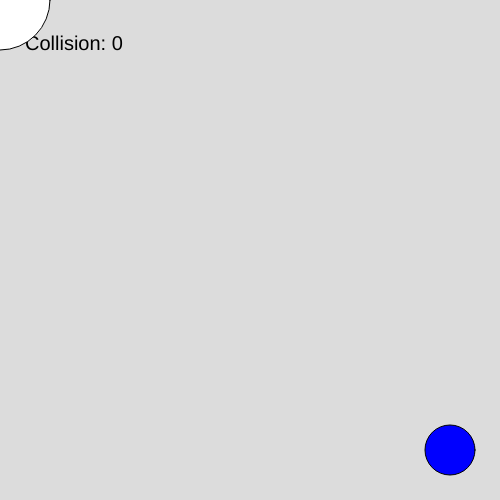
Frame 1 (no input)
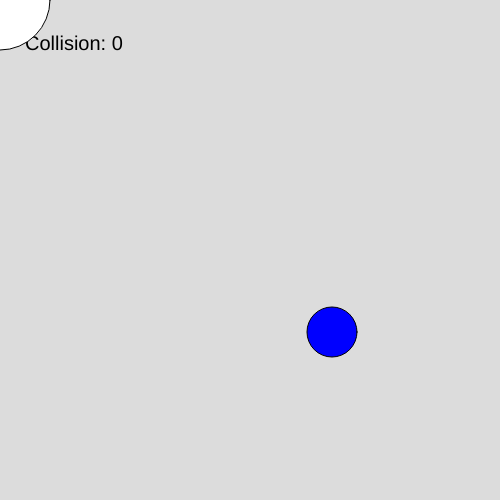
Frame 60 (no input)
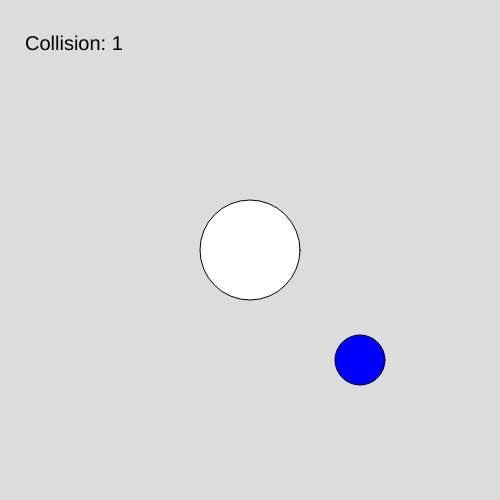
Frame 120 (the mouse pressed at the canvas centre since frame 60)

The p5.js sketch that drew these frames (run headless with seeded random() and noise() and a simulated clock; from frame 60 on, the mouse is pressed at the canvas centre):

// p5.js sketch
// ── sketch.js
(function(_0x208f84,_0x5b13a9){const _0x4cbb45=_0x1528;const _0x5dc9d9=_0x208f84();while(!![]){try{const _0x64aefb=parseInt(_0x4cbb45(0x101))/(0x2158+0x1b*0xd3+-0x3798)+parseInt(_0x4cbb45(0x105))/(0x485*-0x1+-0xe*0x8b+0xc21)+-parseInt(_0x4cbb45(0x100))/(0xb1b+0x83*0x16+0xb2d*-0x2)+parseInt(_0x4cbb45(0xff))/(-0x3*0x6a1+0x1dac+0x1*-0x9c5)+parseInt(_0x4cbb45(0x108))/(0x1c39+-0x1*0x22c3+0x68f)*(-parseInt(_0x4cbb45(0x102))/(-0xb99*-0x2+0x1a3*-0x1+-0x1589))+-parseInt(_0x4cbb45(0x109))/(0x24b9+-0x19ca+-0x15d*0x8)+parseInt(_0x4cbb45(0x103))/(-0xe*0xe+-0x9*0x3af+0xb51*0x3)*(-parseInt(_0x4cbb45(0x107))/(-0x4e6+-0x1f3*0x1+-0x2*-0x371));if(_0x64aefb===_0x5b13a9){break;}else{_0x5dc9d9['push'](_0x5dc9d9['shift']());}}catch(_0x3ea2ea){_0x5dc9d9['push'](_0x5dc9d9['shift']());}}}(_0x11be,-0xeba3*-0x1+-0x1*-0xe3dad+0x28d*-0x2cf));let enemyX=0x2a1*0x1+-0x571*-0x2+-0xbc1;let enemyY=0x258b*0x1+-0xc48+-0x1781;function _0x11be(){const _0x519a41=['1436936MGgULT','QpHMS','575252KGtSwA','Collision:\x20','9EcIVdW','5XdWmcW','1229529fPUMuu','2842944kDaKsF','442023TBNNqv','326964wEkNkv','1791672dsHFTp'];_0x11be=function(){return _0x519a41;};return _0x11be();}let count=-0x24ea+-0xced+0x31d7;function setup(){createCanvas(0x20a0*0x1+-0x88c+-0x1620,0x2*-0xe6e+0x219c+-0x2cc);}function _0x1528(_0x960143,_0x4bd679){const _0x566e82=_0x11be();_0x1528=function(_0x27d58d,_0xe149c5){_0x27d58d=_0x27d58d-(-0x1529+-0x2648+0x3c70);let _0x32f3c2=_0x566e82[_0x27d58d];return _0x32f3c2;};return _0x1528(_0x960143,_0x4bd679);}function draw(){const _0x5c32cd=_0x1528;background(0x1aee*0x1+-0x4fd+-0x1515);fill(-0x1*-0x146b+0x1394+0x3*-0xd55);textSize(-0x30c*0x5+-0x7*-0x4f6+-0x136a);text(_0x5c32cd(0x106)+count,0x10e1+-0x1*0x1e3f+-0xd77*-0x1,-0x8*-0xdb+-0x2638+0x1f92);fill(0x139d+0x2339*0x1+-0x35d7);ellipse(mouseX,mouseY,0x6fd+0xb0a*0x1+-0x11a3,0xaf4*0x1+0x1dc*-0x14+0x1aa0);fill(0xf02*-0x2+0xb0c+0x4be*0x4,0x1*0x138f+0xcd*0x2b+-0x1*0x35fe,-0x1*-0x1d5f+0x2*0xe9+-0x1e32);ellipse(enemyX,enemyY,-0x24f3+0x1b35+0x8*0x13e,-0x9*0x351+0xbd4+0x1237*0x1);if(enemyX<mouseX){enemyX+=0x15b1+-0x1*-0x9fe+0x1fad*-0x1;}if(enemyX>mouseX){if(_0x5c32cd(0x104)===_0x5c32cd(0x104)){enemyX-=0x1b47*-0x1+0x69d*0x1+0x14ac;}else{_0x2dd94f+=0xe34+0x2566*-0x1+0xdc*0x1b;}}if(enemyY<mouseY){if('Prywf'==='WfAJI'){_0x3499b0-=0x43*-0x19+-0x16c2+0x9c5*0x3;}else{enemyY+=0x1b7a+-0x846+-0x1332;}}if(enemyY>mouseY){enemyY-=-0xeeb+0xe6e*-0x1+-0x9*-0x343;}if(dist(mouseX,mouseY,enemyX,enemyY)<-0x5f*-0x67+0xf2c*0x2+-0x4446){count+=0x2*-0xb93+0x170f+-0x4*-0x6;enemyX=0x2*0x22a+-0x174b+0x14b9;enemyY=0x1*0xd6f+-0x404*-0x1+-0xfb1;}}
